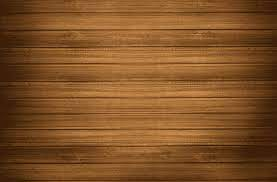
#> input picture font.jpg, 277 x 182 px
$ python -i game_1_0_1.py   (imports and definitions only)   (older library calls are emulated)
#> lines starting #> are read from the running program, lines starting #| are printed output that depends on the picture
#! /usr/bin/env python
# -*- coding: utf-8 -*-

import random
from tkinter import *
import tkinter as tk
from PIL import ImageTk, Image
import os
from tkinter import messagebox as mb

name_gamer_global = []
code_gamer = []
collor_gamer = []

mass = []
mass_cach = []

def Get_mi_random_img():
	img_cards = os.listdir("колода/")
	len_cards = len(img_cards)
	global mass
	i = 0
	while i < len_cards:
		mest = random.randint(0, len(img_cards)-1)
		masst_poz = img_cards[mest]
		mass.append(masst_poz)
		del img_cards[mest]
		i+=1
	return mass

def Get_button(root, image_button_shirt):
	button_img_nombers = Get_mi_random_img()
	x = 340
	y = 10
	while_itiration = 0
	for button_nombers in button_img_nombers:
		if while_itiration == 63:
			break
		if x + 100 > 1340:
			x = 340
			y += 140
		miclass = windows_form_button(root, image_button_shirt, x, y, button_nombers)
		x+=110
		while_itiration +=1

class windows_button():
	"""docstring for windows_button"""
	# [22 lines left out: functions __init__, no_image_logic, not called in this run]

class windows_form_button():
	global code_gamer
	def __init__(self, root, image_button_shirt, x, y, button_nombers):
		super().__init__()
		self.root = root

		com = lambda x=button_nombers: self.logicalc(x)
		self.button_shirt = Button(root,
			image=image_button_shirt,
			command=com)
		self.button_shirt.place(x=x, y=y)

	# [76 lines left out: function logicalc, not called in this run]


class windows_form:
	def __init__(self, root_setings, message_text, message_text2, message_text3, message_row, message_column, element_sticky1, element_sticky2, default_value):
		super().__init__()
		self.message = StringVar()
		self.message_2 = StringVar()
		self.message_label = Label(text=message_text, font="Arial 13")
		self.message_label.grid(row=message_row, column=message_column, sticky=element_sticky1)
		self.message_entry = Entry(textvariable=self.message)
		self.message_entry.grid(row=message_row,column=message_column+1, padx=5, pady=5, sticky=element_sticky2)

		self.message_label_2 = Label(text=message_text2, font="Arial 13")
		self.message_label_2.grid(row=message_row, column=message_column+2, sticky=element_sticky1)
		self.message_entry_2 = Entry(textvariable=self.message_2)
		self.message_entry_2.grid(row=message_row,column=message_column+3, padx=5, pady=5, sticky=element_sticky2)

		self.message_label_3 = Label(text=message_text3, font="Arial 13")
		self.message_label_3.grid(row=message_row, column=message_column+4, sticky=element_sticky1)

		com = lambda: self.get_user_data()
		self.message_button_3 = Button(root_setings,
							text="цвет",
							background="white",		# фоновый цвет кнопки
							foreground="#000",		# цвет текста
							padx="10",				# отступ от границ до содержимого по горизонтали
							pady="5",				# отступ от границ до содержимого по вертикали
											# высота шрифта
							command=com,
							font="16"
							)
		self.message_button_3.grid(row=message_row, column=message_column+5)

	# [20 lines left out: function get_user_data, not called in this run]

def main():
	root_setings = Tk()
	root_setings.geometry("1400x350")

	label = Label()
	label.grid(row=0, column=6, sticky="w")

	# [16 lines left out: function get_safe_name, not called in this run]

	name_gamer_1 = windows_form(root_setings,
								"Введите Имя игрока:",
								"Введите Код игрока:",
								"Выбери цвет фигуры игрока:",
								2, 0, "e", "w", "")
	name_gamer_2 = windows_form(root_setings,
								"Введите Имя игрока:",
								"Введите Код игрока:",
								"Выбери цвет фигуры игрока:",
								3, 0, "e", "w", "")
	name_gamer_3 = windows_form(root_setings,
								"Введите Имя игрока:",
								"Введите Код игрока:",
								"Выбери цвет фигуры игрока:",
								4, 0, "e", "w", "")
	name_gamer_4 = windows_form(root_setings,
								"Введите Имя игрока:",
								"Введите Код игрока:",
								"Выбери цвет фигуры игрока:",
								5, 0, "e", "w", "")
	name_gamer_5 = windows_form(root_setings,
								"Введите Имя игрока:",
								"Введите Код игрока:",
								"Выбери цвет фигуры игрока:",
								6, 0, "e", "w", "")


	# [4 lines of commented-out code are left out]

	safe_name_button = Button(text="Начать игру",
						background="#555",		# фоновый цвет кнопки
						foreground="#ccc",		# цвет текста
						padx="30",				# отступ от границ до содержимого по горизонтали
						pady="10",				# отступ от границ до содержимого по вертикали
						font="16",				# высота шрифта
						command=get_safe_name
						)

	safe_name_button.grid(row=7, column=3, padx=5, pady=5, sticky="e")
	root_setings.mainloop()


	root = Tk()
	root.title("Добро пожаловать в игру для мамы")
	root.geometry("{0}x{1}+0+0".format(root.winfo_screenwidth(), root.winfo_screenheight()))

	img_fon = Image.open('font.jpg')
#> img_fon is the input picture: PIL image 277x182 RGB; mean R, G, B 128.1, 81.3, 38.1
	imag_fon = img_fon.resize((root.winfo_screenwidth(), root.winfo_screenheight()), Image.ANTIALIAS)
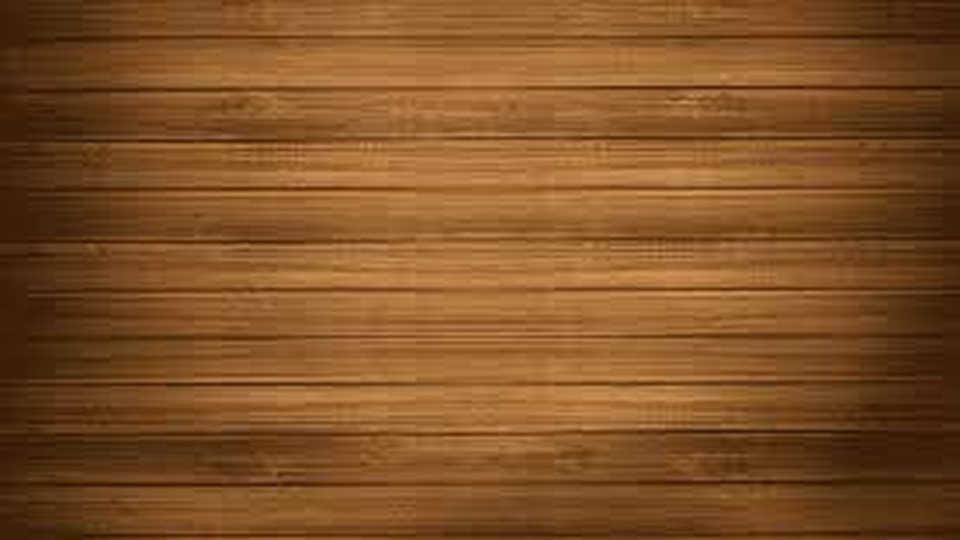
#> imag_fon: PIL image 1920x1080 RGB (shown at 1/2 size); mean R, G, B 128.1, 81.3, 38.1
	image_fon = ImageTk.PhotoImage(imag_fon)

	logo = Label(root, image=image_fon)
	logo.grid(row=0,column=0)


	img_button_shirt = Image.open('1 ёжики обложка.png')
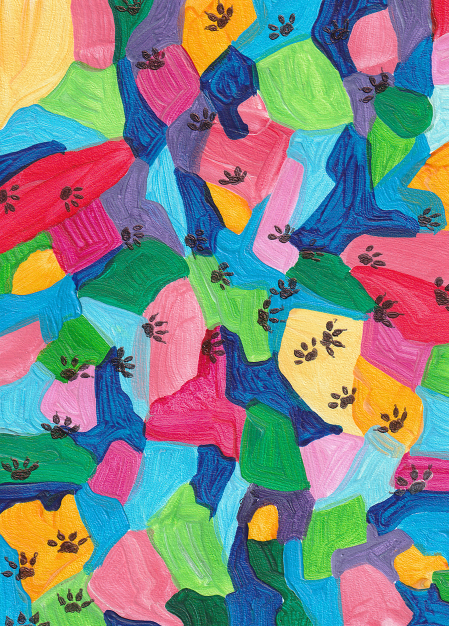
#> input picture 1 ёжики обложка.png, 898 x 1252 px (shown at 1/2 size)
#> img_button_shirt is the input picture: PIL image 898x1252 RGB; mean R, G, B 128, 136.4, 133
	width = 90
	ratio = (width / float(img_button_shirt.size[0]))
#> ratio = 0.1
	height = int((float(img_button_shirt.size[1]) * float(ratio)))
#> height = 125
	imag_button_shirt = img_button_shirt.resize((width, height), Image.ANTIALIAS)
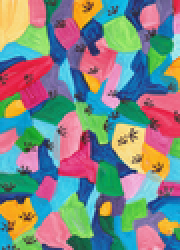
#> imag_button_shirt: PIL image 90x125 RGB (shown 2 times larger); mean R, G, B 128, 136.4, 133
	image_button_shirt = ImageTk.PhotoImage(imag_button_shirt)


	Get_button(root, image_button_shirt)

	# [44 lines left out: functions GET_button_cube, GET_button_rage_card, drag, canvas_game_fishka_windosw, not called in this run]

	if len(name_gamer_global) >= 1:
		canvas_game_fishka_windosw(50, 10, name_gamer_global[0], collor_gamer[0])
	if len(name_gamer_global) >= 2:
		canvas_game_fishka_windosw(200, 157, name_gamer_global[1], collor_gamer[1])
	if len(name_gamer_global) >= 3:
		canvas_game_fishka_windosw(342, 303, name_gamer_global[2], collor_gamer[2])
	if len(name_gamer_global) >= 4:
		canvas_game_fishka_windosw(490, 450, name_gamer_global[3], collor_gamer[3])
	if len(name_gamer_global) >= 5:
		canvas_game_fishka_windosw(650, 605, name_gamer_global[4], collor_gamer[4])

	button_cube = Button(root,
			text="бросок кубика",
			background="#900",		# фоновый цвет кнопки
			foreground="#ccc",		# цвет текста
			padx="30",				# отступ от границ до содержимого по горизонтали
			pady="10",				# отступ от границ до содержимого по вертикали
			font="16",
			command=GET_button_cube).place(x=10, y=900)

	button_rage_card = Button(root,
			text="получить карту",
			background="#900",		# фоновый цвет кнопки
			foreground="#ccc",		# цвет текста
			padx="30",				# отступ от границ до содержимого по горизонтали
			pady="10",				# отступ от границ до содержимого по вертикали
			font="16",
			command=GET_button_rage_card).place(x=10, y=840)

	root.mainloop()

# [2 lines not run here, left out]

>>> result = main()
